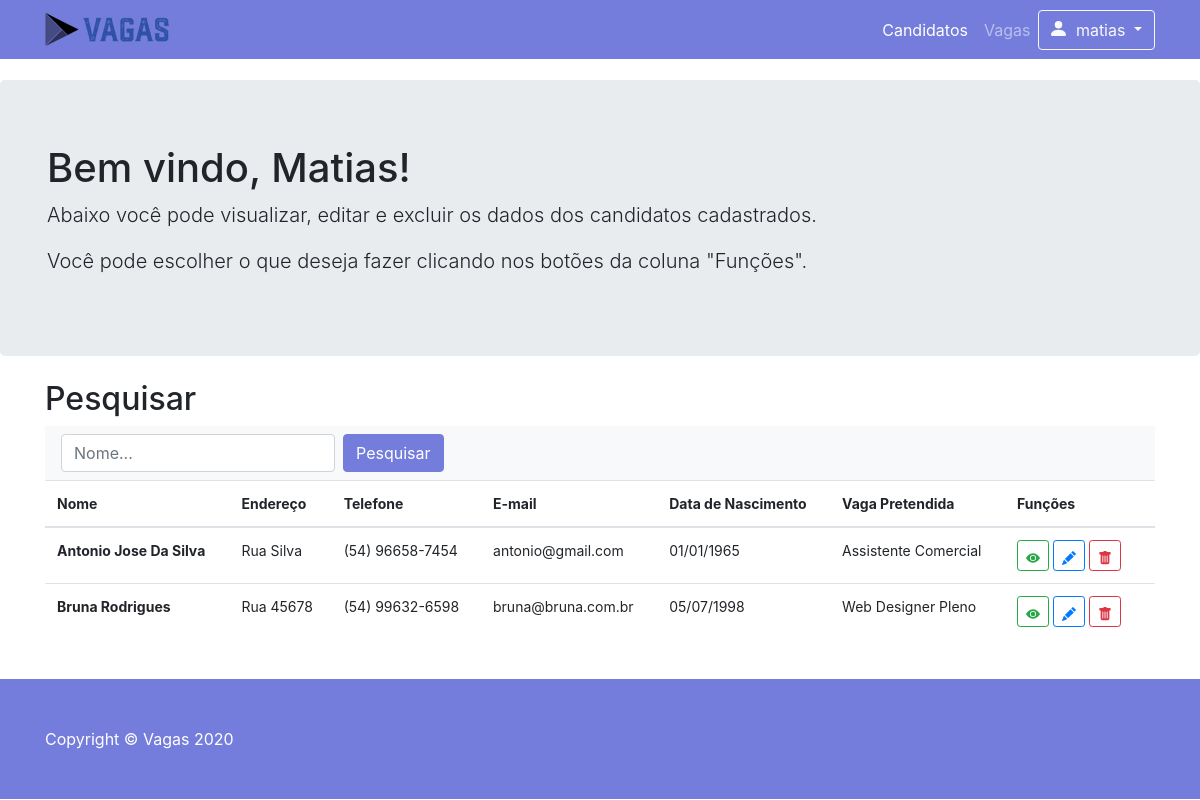
/pesquisa.php (signed in), run on the app's committed database.
### tables this page shows
CREATE TABLE `pessoas` (
  `cod_pessoa` int(11) NOT NULL,
  `nome` varchar(200) NOT NULL,
  `endereco` varchar(200) NOT NULL,
  `telefone` varchar(16) NOT NULL,
  `email` varchar(255) NOT NULL,
  `cpf` varchar(14) NOT NULL,
  `data_nascimento` date NOT NULL,
  `sexo` varchar(20) NOT NULL,
  `estado_civil` varchar(20) NOT NULL,
  `grau` varchar(25) NOT NULL,
  `estado_conclusao` varchar(25) NOT NULL,
  `data_conclusao` date NOT NULL,
  `escola` varchar(50) NOT NULL,
  `curso` varchar(50) NOT NULL,
  `empresa` varchar(50) NOT NULL,
  `cargo` varchar(50) NOT NULL,
  `data_inicio` date NOT NULL,
  `data_final` date NOT NULL,
  `atividades` varchar(500) NOT NULL,
  `disp_viagens` varchar(20) NOT NULL,
  `disp_mudancas` varchar(20) NOT NULL,
  `pretensao` varchar(10) NOT NULL,
  `vaga_pretendida` varchar(50) NOT NULL,
  `curriculo` varchar(255) NOT NULL
);

### conexao.php (called while the page is built, shortened)
<?php
function mostra_data($data) {
	$d = explode('-', $data);
	$escreve = $d[2] ."/" .$d[1] ."/" .$d[0];
	return $escreve;
}
?>

### pesquisa.php (the view, shortened to what this page needs)
<!DOCTYPE html>
<html lang="pt-br">
<head>
	<link href="vendor/bootstrap/css/bootstrap.min.css" rel="stylesheet">
	<link href="css/heroic-features.css" rel="stylesheet">
</head>
<body>
	<nav class="navbar navbar-expand-lg navbar-dark bg-dark fixed-top">
		<div class="container">
			<a class="navbar-brand">
				<img class="logo" src="img/logot.png">
			</a>
			<div class="collapse navbar-collapse" id="navbarResponsive">
				<ul class="navbar-nav ml-auto">
					<li class="nav-item active">
						<a class="nav-link" href="pesquisa.php">Candidatos
						</a>
					</li>
					<li class="nav-item">
						<a class="nav-link" href="cadastro_vagas.php">Vagas
						</a>
					</li>
					<li class="btn-group">
						<button type="button" class="btn btn-outline-light dropdown-toggle" data-toggle="dropdown" aria-haspopup="true" aria-expanded="false">
							<svg width="20px" height="20px" viewBox="2 2 16 16" class="bi bi-person-fill" fill="currentColor" xmlns="http://www.w3.org/2000/svg">
								<path fill-rule="evenodd" d="M3 14s-1 0-1-1 1-4 6-4 6 3 6 4-1 1-1 1H3zm5-6a3 3 0 1 0 0-6 3 3 0 0 0 0 6z"/>
							</svg>
							<?php echo $_SESSION['usuario']; ?>
						</button>
					</li>
				</ul>
			</div>
		</div>
	</nav>
	<header class="jumbotron my-4">
		<div class="container">
			<h1 class="display-8">Bem vindo, <a class="text-capitalize"><?php echo $_SESSION['usuario']; ?>! </a></h1>
			<p class="lead">Abaixo você pode visualizar, editar e excluir os dados dos candidatos cadastrados.</p>
			<p class="lead">Você pode escolher o que deseja fazer clicando nos botões da coluna "Funções".</p>
		</div>
	</header>
	<?php
	$pesquisa = $_POST['busca'] ?? '';
	include "conexao.php";
	$sql = "SELECT * FROM pessoas WHERE nome LIKE '%$pesquisa%'";
	$dados = mysqli_query($conn, $sql);
	?>
	<div class="container">
		<div class="row">
			<div class="col">
				<h2>Pesquisar</h2>
				<div class="navbar navbar-light bg-light">
					<form class="form-inline" action="pesquisa.php" method="POST">
						<input class="form-control mr-sm-2" type="search" placeholder="Nome..." aria-label="Pesquisar" name="busca">
						<button class="btn btn-primary my-2 my-sm-0" type="submit">Pesquisar</button>
					</form>
				</div>
				<div class="table-responsive" style="font-size: 14px;">
					<table class="table table-hover">
						<thead>
							<tr>
								<th scope="col">Nome</th>
								<th scope="col">Endereço</th>
								<th scope="col">Telefone</th>
								<th scope="col">E-mail</th>
								<th scope="col">Data de Nascimento</th>
								<th scope="col">Vaga Pretendida</th>
								<th scope="col">Funções</th>
							</tr>
						</thead>
						<tbody>
							<?php
							while ($linha = mysqli_fetch_assoc($dados)) {
								$cod_pessoa = $linha['cod_pessoa'];
								$nome = $linha['nome'];
								$endereco = $linha['endereco'];
								$telefone = $linha['telefone'];
								$email = $linha['email'];
								$data_nascimento = $linha['data_nascimento'];
								$data_nascimento = mostra_data($data_nascimento);
								$vaga_pretendida = $linha['vaga_pretendida'];
								echo "
								<tr>
								<th scope='row'>$nome</th>
								<td>$endereco</td>
								<td>$telefone</td>
								<td>$email</td>
								<td>$data_nascimento</td>
								<td>$vaga_pretendida</td>
								<td width='150px'>
								<a href='cadastro_ver.php?id=$cod_pessoa' class='btn btn-outline-success btn-sm'>
								<svg width='1em' height='1em' viewBox='0 0 16 16' class='bi bi-eye-fill' fill='currentColor' xmlns='http://www.w3.org/2000/svg'>
								<path d='M10.5 8a2.5 2.5 0 1 1-5 0 2.5 2.5 0 0 1 5 0z'/>
								<path fill-rule='evenodd' d='M0 8s3-5.5 8-5.5S16 8 16 8s-3 5.5-8 5.5S0 8 0 8zm8 3.5a3.5 3.5 0 1 0 0-7 3.5 3.5 0 0 0 0 7z'/>
								</svg></a>
								<a href='cadastro_edit.php?id=$cod_pessoa' class='btn btn-outline-primary btn-sm'>
								<svg width='1em' height='1em' viewBox='0 0 16 16' class='bi bi-pencil-fill' fill='currentColor' xmlns='http://www.w3.org/2000/svg'>
								<path fill-rule='evenodd' d='M12.854.146a.5.5 0 0 0-.707 0L10.5 1.793 14.207 5.5l1.647-1.646a.5.5 0 0 0 0-.708l-3-3zm.646 6.061L9.793 2.5 3.293 9H3.5a.5.5 0 0 1 .5.5v.5h.5a.5.5 0 0 1 .5.5v.5h.5a.5.5 0 0 1 .5.5v.5h.5a.5.5 0 0 1 .5.5v.207l6.5-6.5zm-7.468 7.468A.5.5 0 0 1 6 13.5V13h-.5a.5.5 0 0 1-.5-.5V12h-.5a.5.5 0 0 1-.5-.5V11h-.5a.5.5 0 0 1-.5-.5V10h-.5a.499.499 0 0 1-.175-.032l-.179.178a.5.5 0 0 0-.11.168l-2 5a.5.5 0 0 0 .65.65l5-2a.5.5 0 0 0 .168-.11l.178-.178z'/>
								</svg></a>
								<a href='cadastro_edit.php' class='btn btn-outline-danger btn-sm' data-toggle='modal' data-target='#confirma'
								onclick=" .'"' ."pegar_dados($cod_pessoa, '$nome')" .'"' ."><svg width='1em' height='1em' viewBox='0 0 16 16' class='bi bi-trash-fill' fill='currentColor' xmlns='http://www.w3.org/2000/svg'>
								<path fill-rule='evenodd' d='M2.5 1a1 1 0 0 0-1 1v1a1 1 0 0 0 1 1H3v9a2 2 0 0 0 2 2h6a2 2 0 0 0 2-2V4h.5a1 1 0 0 0 1-1V2a1 1 0 0 0-1-1H10a1 1 0 0 0-1-1H7a1 1 0 0 0-1 1H2.5zm3 4a.5.5 0 0 1 .5.5v7a.5.5 0 0 1-1 0v-7a.5.5 0 0 1 .5-.5zM8 5a.5.5 0 0 1 .5.5v7a.5.5 0 0 1-1 0v-7A.5.5 0 0 1 8 5zm3 .5a.5.5 0 0 0-1 0v7a.5.5 0 0 0 1 0v-7z'/>
								</svg></a>
								</td>
								</tr>
								";
							}
							?>
						</tbody>
					</table>
				</div>
			</div>
		</div>
	</div>
	<br/>
	<footer class="py-5 bg-dark">
		<div class="container">
			<p class="m-0 text-left text-white">Copyright &copy; Vagas 2020</p>
		</div>
	</footer>
</body>
</html>

### css/heroic-features.css (style rules this page uses)
body { padding-top: 56px; }

### data on the page
pessoas: nome "Antonio Jose Da Silva", endereco "Rua Silva", telefone "(54) 96658-7454", email "antonio@gmail.com", data_nascimento "01/01/1965", vaga_pretendida "Assistente Comercial"
pessoas: nome "Bruna Rodrigues", endereco "Rua 45678", telefone "(54) 99632-6598", email "bruna@bruna.com.br", data_nascimento "05/07/1998", vaga_pretendida "Web Designer Pleno"

### other printed values
$_SESSION['usuario'] "matias"
$_SESSION['usuario'] "Matias"
